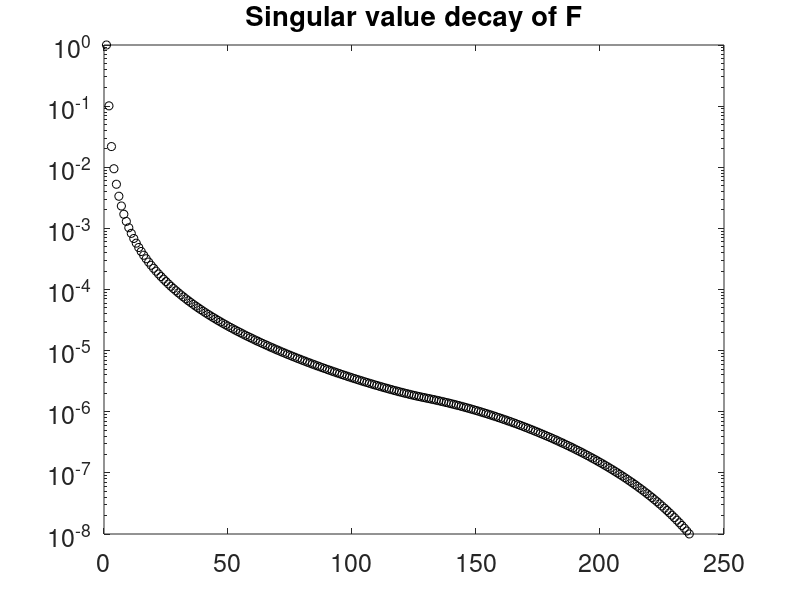

Source code (MATLAB): (Note: this script raises an error after producing the figure.)
%Example 5: Poisson's equation on a square. 
%
% In this example, we use finite differences and fiadi to solve Poisson's 
% equation on the square [-1 1]^2. We show how to find the solution in low 
% rank form (with fiadi), and also explicitly (with adi). 
%
% ADI-based methods can also used to develop spectrally accurate, 
% optimal complexity Poisson solvers on rectangles, cylinders, cubes, 
% and solid spheres (See [1,2]). 
%

% written by Heather Wilber, Jan. 2018


%%
% We will solve lap(u) = f with homogenous boundary conditions. 
% Using second-order central finite differences, we define
% a differentiation operator D and discretize the above equation as Lyapunov matrix 
% equation [1]: DX + XD' = F.  Here, F is a sample of f on an equispaced
% grid.
% 

%%
% Set up the grid: 
clear all
m = 512; 
a = -1; 
b = 1;

h = (b-a)/(m+1); %grid spacing parameter. 
[xx,yy] = meshgrid(linspace(a,b,m+2),linspace(a,b,m+2));

%%
% set up the differentiation operator:
D = 1/h^2*spdiags([1*ones(m,1) -2*ones(m,1) 1*ones(m,1)],[-1 0 1], m,m);

%%
% The right hand side is sampled from a smooth function and
% truncated. We plot the singular values of F to show that they decay rapidly. 
tol = 1e-8; 
gam = 200; 
f = @(x,y)  1/200*exp( ((x.^(gam) + y.^(gam)).^(1/gam) )); 
 F = f(xx,yy); 
 F = F(2:end-1, 2:end-1);
 [U, S, V] = svd(F);
 s = diag(S); s = s/s(1,1); s = s(s > tol); 
 S = diag(s); U = U(:,1:length(s)); V = V(:,1:length(s)); 
 F = U*S*V';
 semilogy(1:length(s), s, 'ko'), title('Singular value decay of F')
 set(gca,'fontsize',18)

%%
% To solve DX + XD' = USV', i.e., AX - X(-D') = USV' with fiadi, we need to bound 
% the eigenvalues of D and -D'. The eigenvalues of D are real, negative and 
% bounded in I1 (see [1]):

I1 = [-(m+1)^2 -1]; 

%The eigenvalues of -D' are therefore bounded in I2: 

I2 = [1 (m+1)^2];

%%
% To use fiadi, we compute a set of shift parameters: 

adi_tol = 1e-8; 
[P, Q] = getshifts_fiadi([I1 I2],D, -D', U, S, V, adi_tol); 

%%
% Now we can solve for X in low rank form: 

[Z, DD, Y] = fiadi(D, -D', U, S, V, P, Q, adi_tol); 

%%
% Here's what the solution looks like (boundaries omitted): 
surf(Z*DD*Y'), view(2), shading flat

% The rank of the solution = # columns of Z: 

length(Z(1,:))

%%
% Here, we don't take advantage of the fact
% that D is diagonalized by the DFT of type 1. A fast, ADI-based low rank 
% Poisson solver using the DFT is discussed in [2].

% If we aren't interested in a low rank solution, we can find X explicitly
% using adi. First, we get adi shift parameters: 

[p, q] = getshifts_adi([I1 I2],'tol', adi_tol); 

%%
% now we simply call adi: 

X = adi(D, -D', F, p, q); 

%%
% The low rank and explicit solutions are approximately the same: 

norm(X - Z*DD*Y')

%% References
%
%   [1] Fortunato, Daniel, and Alex Townsend. 
%   "Fast Poisson solvers for spectral methods." arXiv preprint arXiv:1710.11259 (2017).
%
%   [2] Townsend, Alex, and Heather Wilber. 
%   "On the singular values of matrices with high displacement rank." 
%   arXiv preprint arXiv:1712.05864 (2017).
%





